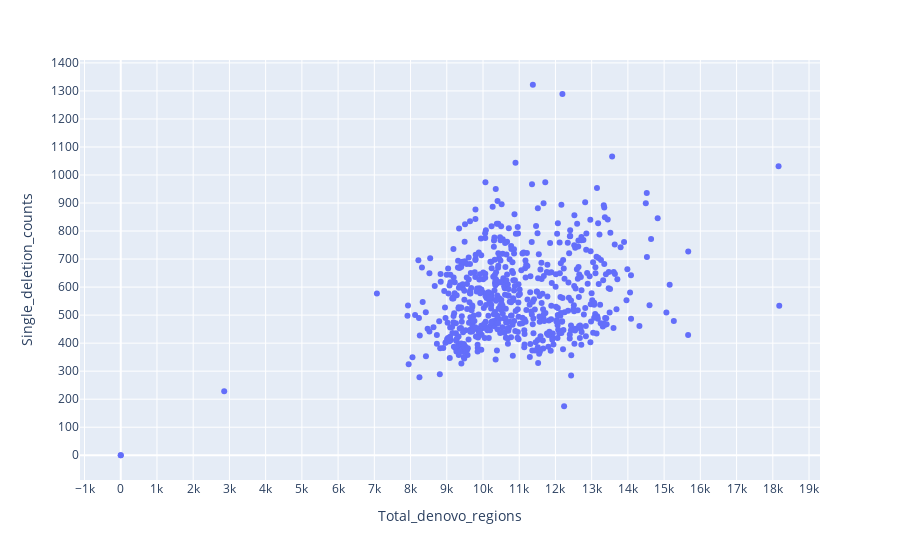

The notebook cell this image was saved under:
### Code cell
# here we try to observe the num of multiple locations per samples with the reference of total number of denovo regions count.

fig = px.scatter(df_deletions1, y='Single_deletion_counts', x='Total_denovo_regions')#, color='Super_pop')
fig.update_xaxes(nticks=25)
fig.update_yaxes(nticks=25)
fig.show()

### Figure 1 — Plotly figure (JSON) as saved in the notebook; plotly's stock layout.template omitted (floating-point values rounded to 4 significant figures; data arrays with more than 128 entries replaced by an {"elided": "..."} marker saying what was removed)
{"data": [{"hovertemplate": "Total_denovo_regions=%{x}<br>Single_deletion_counts=%{y}<extra></extra>", "legendgroup": "", "marker": {"color": "#636efa", "symbol": "circle"}, "mode": "markers", "name": "", "orientation": "v", "showlegend": false, "type": "scatter", "x": {"elided": "599 int values"}, "xaxis": "x", "y": {"elided": "599 int values"}, "yaxis": "y"}], "layout": {"legend": {"tracegroupgap": 0}, "margin": {"t": 60}, "xaxis": {"anchor": "y", "domain": [0, 1], "nticks": 25, "title": {"text": "Total_denovo_regions"}}, "yaxis": {"anchor": "x", "domain": [0, 1], "nticks": 25, "title": {"text": "Single_deletion_counts"}}}}
